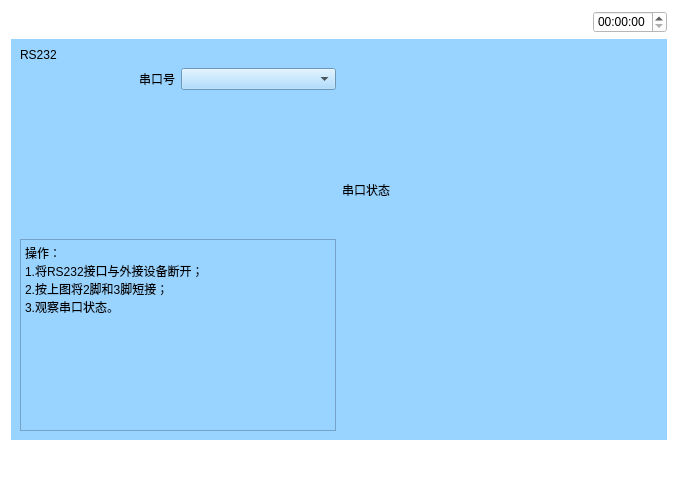
<?xml version="1.0" encoding="UTF-8"?>
<ui version="4.0">
 <class>Pcders232</class>
 <widget class="QWidget" name="Pcders232">
  <property name="geometry">
   <rect>
    <x>0</x>
    <y>0</y>
    <width>678</width>
    <height>482</height>
   </rect>
  </property>
  <property name="windowTitle">
   <string>Form</string>
  </property>
  <property name="styleSheet">
   <string notr="true">background-color: rgb(255, 255, 255);</string>
  </property>
  <layout class="QVBoxLayout" name="verticalLayout_2" stretch="1,5,1">
   <item>
    <layout class="QHBoxLayout" name="horizontalLayout_5">
     <item>
      <widget class="QPushButton" name="pushButton">
       <property name="text">
        <string/>
       </property>
       <property name="icon">
        <iconset resource="myimages.qrc">
         <normaloff>:/image/images/4g.png</normaloff>:/image/images/4g.png</iconset>
       </property>
       <property name="flat">
        <bool>true</bool>
       </property>
      </widget>
     </item>
     <item>
      <widget class="QPushButton" name="pushButton_2">
       <property name="text">
        <string/>
       </property>
       <property name="icon">
        <iconset resource="myimages.qrc">
         <normaloff>:/image/images/wireless.svg</normaloff>:/image/images/wireless.svg</iconset>
       </property>
       <property name="flat">
        <bool>true</bool>
       </property>
      </widget>
     </item>
     <item>
      <widget class="QPushButton" name="pushButton_3">
       <property name="text">
        <string/>
       </property>
       <property name="icon">
        <iconset resource="myimages.qrc">
         <normaloff>:/image/images/bl.svg</normaloff>:/image/images/bl.svg</iconset>
       </property>
       <property name="flat">
        <bool>true</bool>
       </property>
      </widget>
     </item>
     <item>
      <widget class="QPushButton" name="pushButton_4">
       <property name="text">
        <string/>
       </property>
       <property name="icon">
        <iconset resource="myimages.qrc">
         <normaloff>:/image/images/locate.svg</normaloff>:/image/images/locate.svg</iconset>
       </property>
       <property name="flat">
        <bool>true</bool>
       </property>
      </widget>
     </item>
     <item>
      <spacer name="horizontalSpacer_4">
       <property name="orientation">
        <enum>Qt::Horizontal</enum>
       </property>
       <property name="sizeHint" stdset="0">
        <size>
         <width>40</width>
         <height>20</height>
        </size>
       </property>
      </spacer>
     </item>
     <item>
      <widget class="QTimeEdit" name="timeEdit_2"/>
     </item>
    </layout>
   </item>
   <item>
    <widget class="QWidget" name="widget" native="true">
     <property name="sizePolicy">
      <sizepolicy hsizetype="Preferred" vsizetype="Preferred">
       <horstretch>0</horstretch>
       <verstretch>0</verstretch>
      </sizepolicy>
     </property>
     <property name="contextMenuPolicy">
      <enum>Qt::DefaultContextMenu</enum>
     </property>
     <property name="styleSheet">
      <string notr="true">background-color: rgb(153, 211, 255);</string>
     </property>
     <layout class="QHBoxLayout" name="horizontalLayout_2" stretch="1,1">
      <item>
       <layout class="QVBoxLayout" name="verticalLayout_3">
        <item>
         <widget class="QLabel" name="label_2">
          <property name="text">
           <string>RS232</string>
          </property>
         </widget>
        </item>
        <item>
         <layout class="QHBoxLayout" name="horizontalLayout">
          <item>
           <widget class="QLabel" name="label_3">
            <property name="layoutDirection">
             <enum>Qt::LeftToRight</enum>
            </property>
            <property name="text">
             <string>串口号</string>
            </property>
            <property name="alignment">
             <set>Qt::AlignRight|Qt::AlignTrailing|Qt::AlignVCenter</set>
            </property>
           </widget>
          </item>
          <item>
           <widget class="QComboBox" name="comboBox"/>
          </item>
         </layout>
        </item>
        <item>
         <spacer name="verticalSpacer">
          <property name="orientation">
           <enum>Qt::Vertical</enum>
          </property>
          <property name="sizeHint" stdset="0">
           <size>
            <width>20</width>
            <height>40</height>
           </size>
          </property>
         </spacer>
        </item>
        <item>
         <widget class="QPlainTextEdit" name="plainTextEdit">
          <property name="readOnly">
           <bool>true</bool>
          </property>
          <property name="plainText">
           <string>操作：
1.将RS232接口与外接设备断开；
2.按上图将2脚和3脚短接；
3.观察串口状态。</string>
          </property>
         </widget>
        </item>
       </layout>
      </item>
      <item>
       <layout class="QVBoxLayout" name="verticalLayout" stretch="1,1,2">
        <item>
         <spacer name="verticalSpacer_2">
          <property name="orientation">
           <enum>Qt::Vertical</enum>
          </property>
          <property name="sizeHint" stdset="0">
           <size>
            <width>20</width>
            <height>40</height>
           </size>
          </property>
         </spacer>
        </item>
        <item>
         <widget class="QLabel" name="label">
          <property name="text">
           <string>串口状态</string>
          </property>
         </widget>
        </item>
        <item>
         <widget class="QLabel" name="label_4">
          <property name="sizePolicy">
           <sizepolicy hsizetype="Ignored" vsizetype="Ignored">
            <horstretch>0</horstretch>
            <verstretch>0</verstretch>
           </sizepolicy>
          </property>
          <property name="text">
           <string/>
          </property>
          <property name="pixmap">
           <pixmap resource="myimages.qrc">:/image/images/RS232.png</pixmap>
          </property>
          <property name="scaledContents">
           <bool>true</bool>
          </property>
         </widget>
        </item>
       </layout>
      </item>
     </layout>
    </widget>
   </item>
   <item>
    <layout class="QHBoxLayout" name="horizontalLayout_3">
     <item>
      <widget class="QPushButton" name="returnIndex">
       <property name="font">
        <font>
         <family>AR PL UMing TW MBE</family>
        </font>
       </property>
       <property name="styleSheet">
        <string notr="true">border-image: url(:/image/images/index.svg);</string>
       </property>
       <property name="text">
        <string/>
       </property>
       <property name="icon">
        <iconset resource="myimages.qrc">
         <normaloff>:/image/images/index.svg</normaloff>:/image/images/index.svg</iconset>
       </property>
       <property name="iconSize">
        <size>
         <width>40</width>
         <height>40</height>
        </size>
       </property>
       <property name="flat">
        <bool>true</bool>
       </property>
      </widget>
     </item>
     <item>
      <spacer name="horizontalSpacer_5">
       <property name="orientation">
        <enum>Qt::Horizontal</enum>
       </property>
       <property name="sizeHint" stdset="0">
        <size>
         <width>40</width>
         <height>20</height>
        </size>
       </property>
      </spacer>
     </item>
     <item>
      <widget class="QPushButton" name="returnPage">
       <property name="text">
        <string/>
       </property>
       <property name="icon">
        <iconset resource="myimages.qrc">
         <normaloff>:/image/images/shangyiye.svg</normaloff>:/image/images/shangyiye.svg</iconset>
       </property>
       <property name="iconSize">
        <size>
         <width>40</width>
         <height>40</height>
        </size>
       </property>
       <property name="flat">
        <bool>true</bool>
       </property>
      </widget>
     </item>
    </layout>
   </item>
  </layout>
 </widget>
 <resources>
  <include location="myimages.qrc"/>
 </resources>
 <connections/>
</ui>
